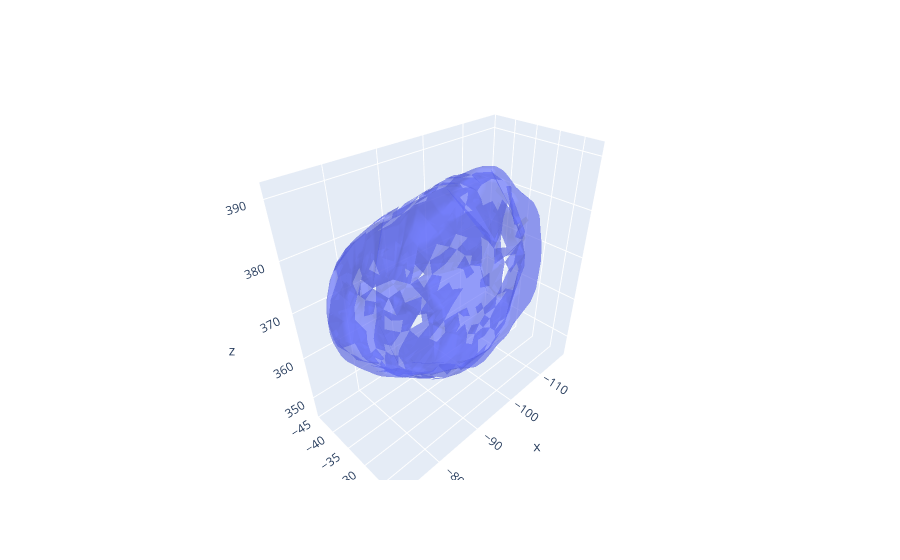

This figure's notebook cell:
### Code cell
x, y, z = pts.T

fig = go.Figure(data=[go.Mesh3d(x=x, y=y, z=z,
                   alphahull=5,
                   opacity=0.4,
                   color='light blue')])
fig.show()

### Figure 1 — Plotly figure (JSON) as saved in the notebook; plotly's stock layout.template omitted (floating-point values rounded to 4 significant figures; data arrays with more than 128 entries replaced by an {"elided": "..."} marker saying what was removed)
{"data": [{"alphahull": 5, "color": "light blue", "opacity": 0.4, "type": "mesh3d", "x": {"elided": "2032 float values"}, "y": {"elided": "2032 float values"}, "z": {"elided": "2032 float values"}}], "layout": {}}
